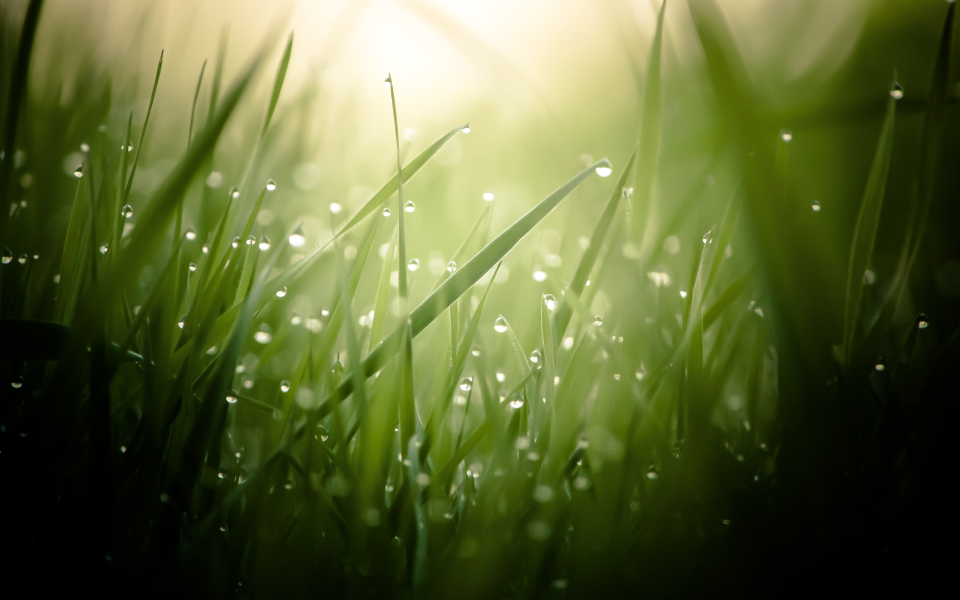
#> input picture assets/image.jpg, 3840 x 2400 px (shown at 1/4 size)
$ python tutorial2.py
#> lines starting #> are read from the running program, lines starting #| are printed output that depends on the picture; after the words box and inside, x2 and y2 are one past the last pixel; in counts of white or black regions, pixels touching at a corner belong together
import cv2
import random

img=cv2.imread('assets/image.jpg',1)
#> img is the input picture: shape (2400, 3840, 3); mean B, G, R 52.8, 101.1, 91.5
img=cv2.resize(img,(800,500))
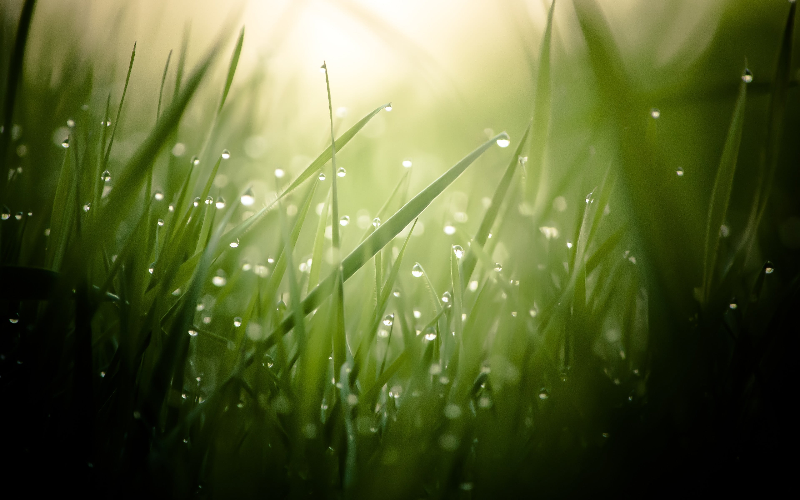
#> img: shape (500, 800, 3); mean B, G, R 52.8, 101.1, 91.5


tag=img[100:200, 200:500]
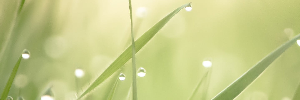
#> tag: shape (100, 300, 3); mean B, G, R 137.8, 203.7, 198.5
img[0:100,0:300]=tag
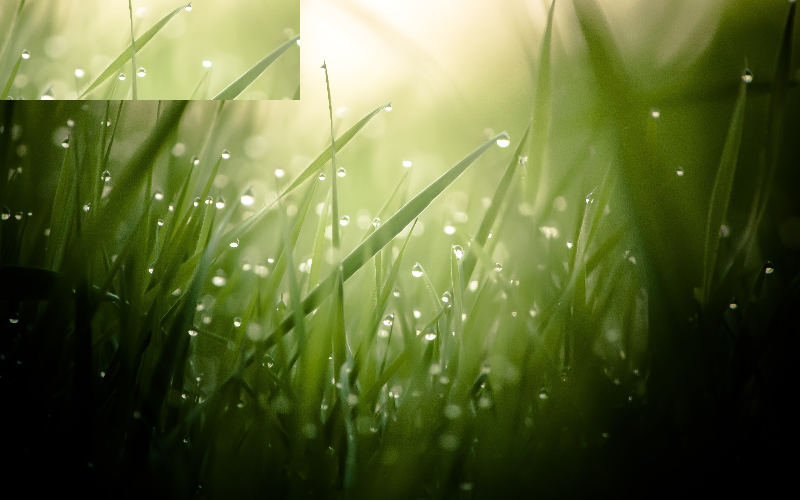
#> img: shape (500, 800, 3); 7.5% of pixels changed, all inside (x1, y1, x2, y2) = (0, 0, 300, 100)

# for i in range(0,len(img)-100):
#     for j in range(img.shape[1]):
#         img[i][j]=[random.randint(0,255),random.randint(0,255),random.randint(0,255)]


cv2.imshow('image',img)
cv2.waitKey(0)
cv2.destroyAllWindows()
